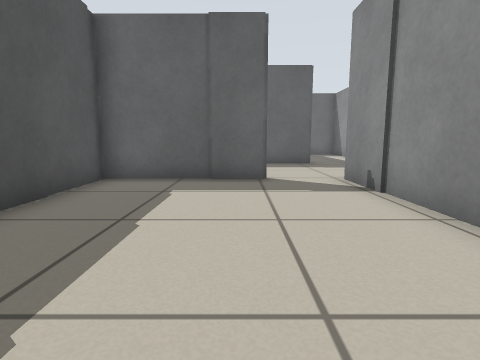
[1] (above)

22 first-person views from a walk through a robot-simulator world made for Stage. The camera is 0.5 m above the floor, tilts 8° down and sees 80° across. The lines on the ground mark 1 m squares. The floor is counted in squares, 0.5 m on a side. Each view is taken from the middle of a square. On the plan, view 1 faces up. The plan holds only what a view shows up to about 11 squares ahead; the rest is blank. Robots are left out.

[2]
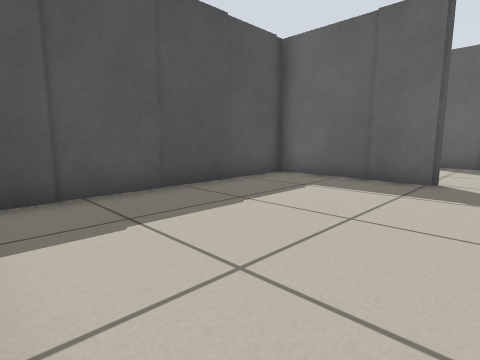

[3]
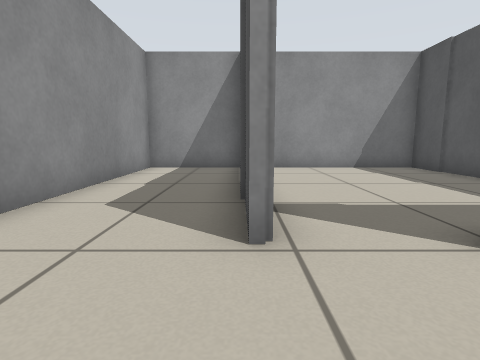

[4]
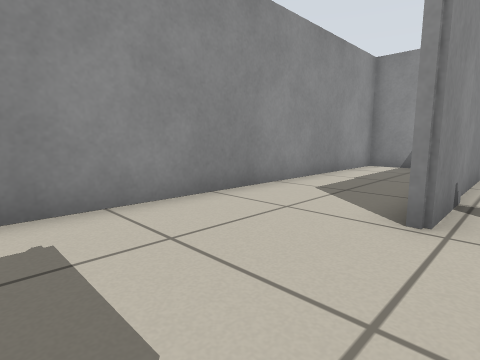

[5]
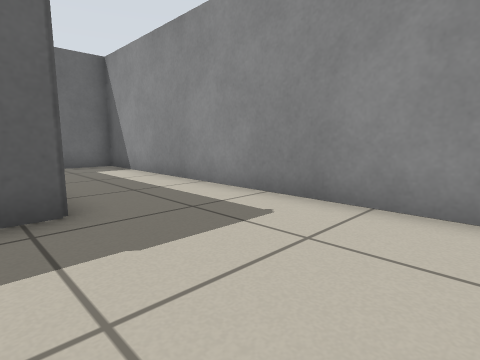

[6]
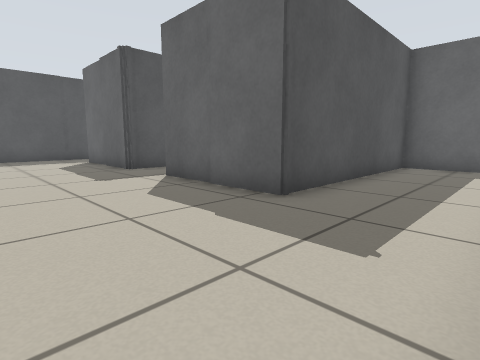

[7]
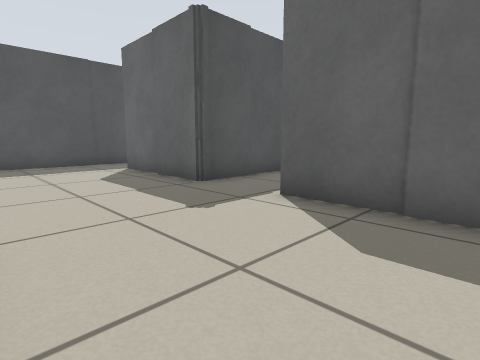

[8]
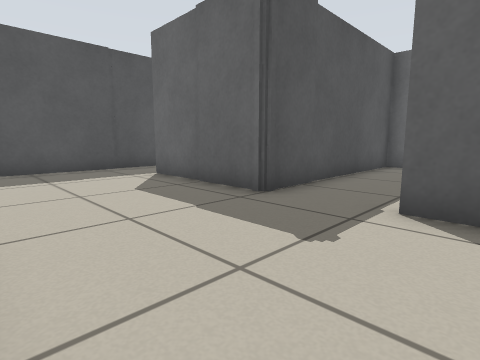

[9]
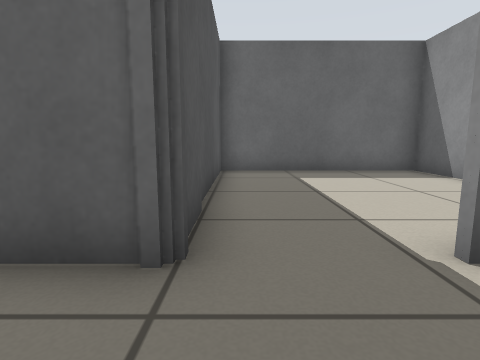

[10]
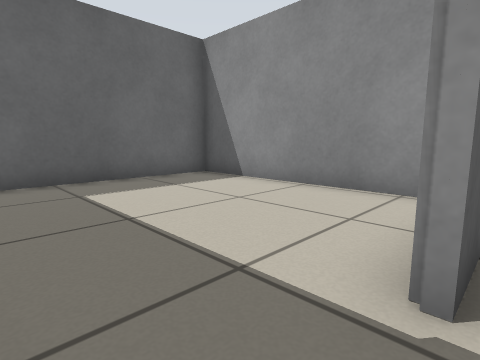

[11]
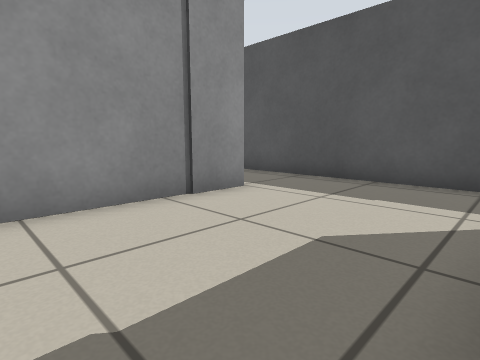

[12]
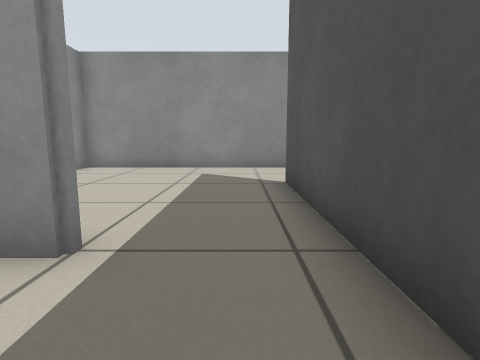

[13]
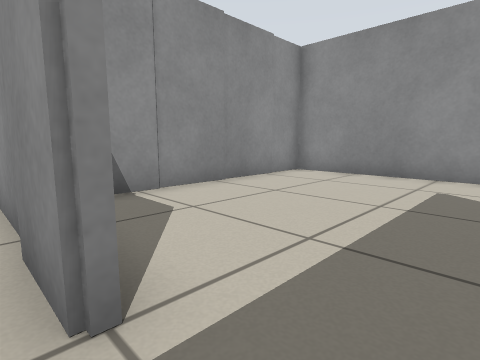

[14]
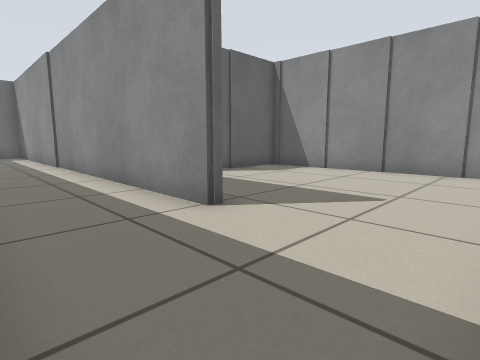

[15]
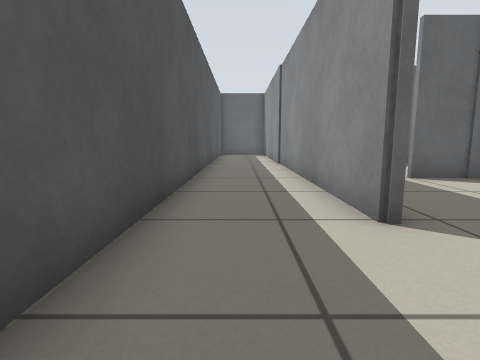

[16]
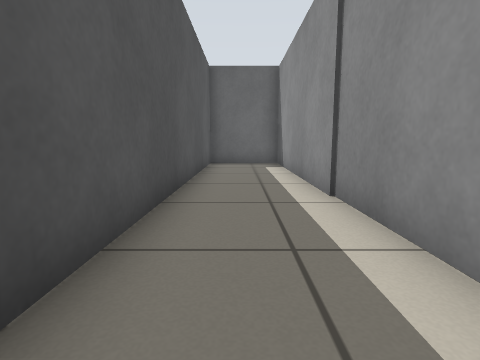

[17]
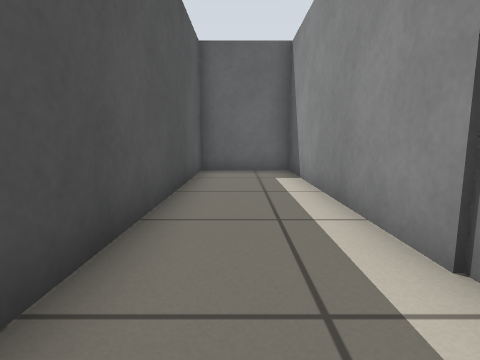

[18]
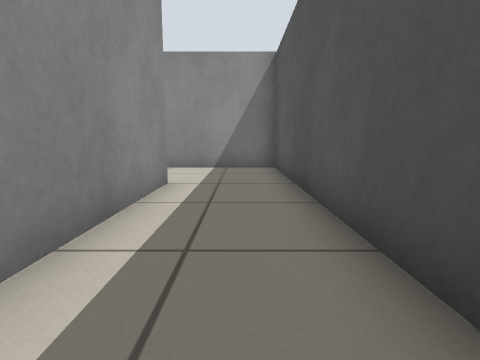

[19]
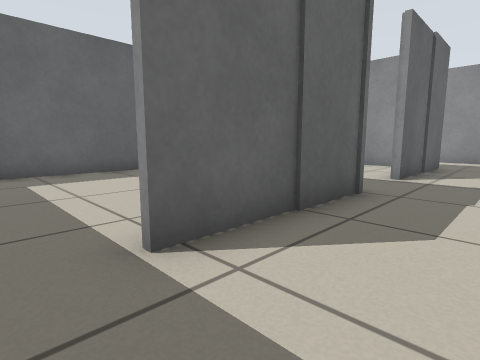

[20]
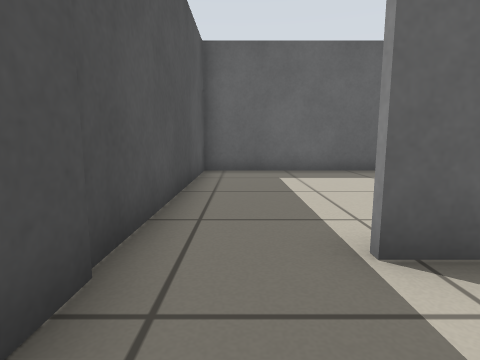

[21]
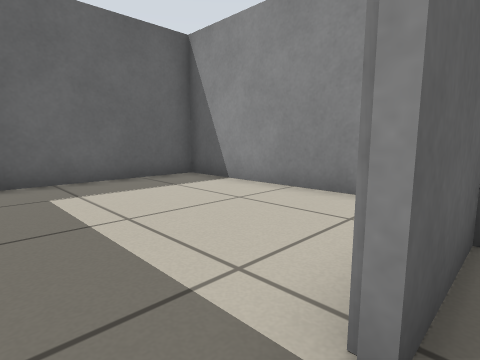

[22]
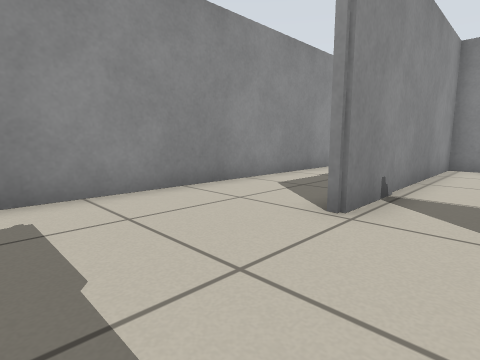

### Floor plan
Points are (right, up) in squares from view 1. A wall is a line through its corners. A room is listed if a view was taken in it or the views show most of it. See-through windows are left out.
Room 1 (views 1, 2)
walls: (0.8, 7.4) (-3.6, 7.4); (-3.3, 7) (-3.3, -0.3) (2.7, -0.3) (2.7, 7.4)
ways out: opening at (1.5, 7) to room 3
Room 2 (views 3, 6)
walls: (2.9, 7.4) (2.9, 5.2); (3, -0.3) (6.3, -0.3) (6.3, 19.3) (2.9, 19.3) (2.9, 12.2)
ways out: opening at (3, 9.5) to room 3
Room 3 (views 4, 5, 7, 8, 22)
walls: (2.9, 12.2) (-1.2, 12.2)
ways out: opening at (1.5, 7) to room 1; opening at (3, 9.5) to room 2; opening at (-0.5, 9.5) to room 4
Room 4 (views 9, 10, 11, 12, 13, 19, 20, 21)
walls: (-7.6, 7.6) (-3.2, 7.6); (-3.5, 12.2) (-7.9, 12.2); (-10.1, 12.6) (-10.1, 7.4)
ways out: opening at (-0.5, 9.5) to room 3; opening at (-8.5, 7) to room 6; opening at (-2.5, 12) to room 7; opening at (-8.5, 12) to room 8
Room 5 (views 14, 15, 16, 17, 18)
walls: (-10.3, 3.2) (-10.3, 19.3) (-13.3, 19.3) (-13.3, -0.3) (-9.6, -0.3)
ways out: opening at (-10, 1.5) to room 6
Room 6 (no view inside)
walls: (-3.9, 5) (-3.9, 6.8); (-9.6, -0.3) (-3.6, -0.3) (-3.6, 5.1); (-4.2, 7.4) (-7.6, 7.4); (-10.1, 7.4) (-10.1, 3.2)
ways out: opening at (-8.5, 7) to room 4; opening at (-10, 1.5) to room 5
Room 7 (no view inside)
walls: (2.7, 13.2) (2.7, 19.3) (-3.5, 19.3) (-3.5, 12.2)
ways out: opening at (-2.5, 12) to room 4
Room 8 (no view inside)
walls: (-3.9, 14.1) (-3.9, 19.3) (-10.1, 19.3) (-10.1, 12.6)
ways out: opening at (-8.5, 12) to room 4

Where each view was taken, in squares from view 1:
view 1: 0 up, 0 right, facing up
view 2: 0 up, 2 right, facing up-left
view 3: 10 up, 3 right, facing down
view 4: 11 up, 2 right, facing down-right
view 5: 8 up, 2 right, facing up-right
view 6: 8 up, 6 right, facing up-left
view 7: 8 up, 2 right, facing up-left
view 8: 8 up, 0 right, facing up-left
view 9: 10 up, 3 left, facing up
view 10: 12 up, 3 left, facing up-right
view 11: 12 up, 3 left, facing down-left
view 12: 10 up, 9 left, facing down
view 13: 8 up, 9 left, facing down-right
view 14: 0 up, 13 left, facing up-right
view 15: 0 up, 12 left, facing up
view 16: 7 up, 12 left, facing up
view 17: 10 up, 12 left, facing up
view 18: 10 up, 12 left, facing down
view 19: 10 up, 9 left, facing up-right
view 20: 10 up, 9 left, facing up
view 21: 12 up, 9 left, facing up-right
view 22: 11 up, 1 right, facing down-right
